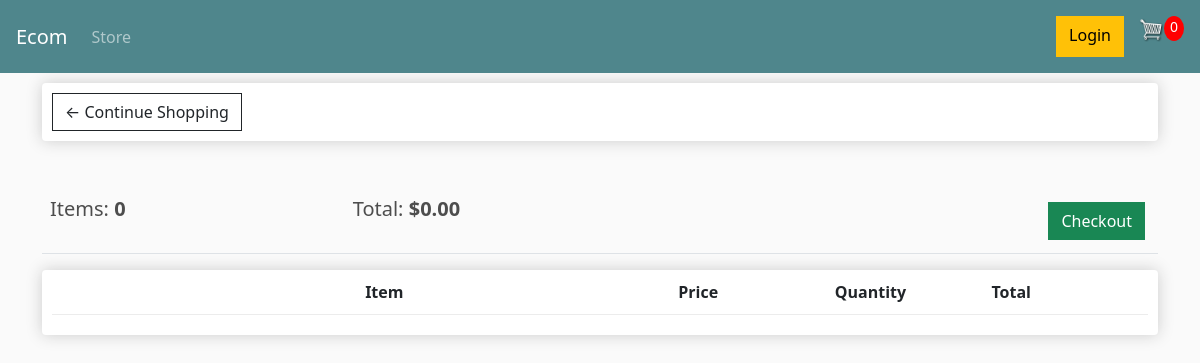
The app's page /cart/ (signed in), older data.
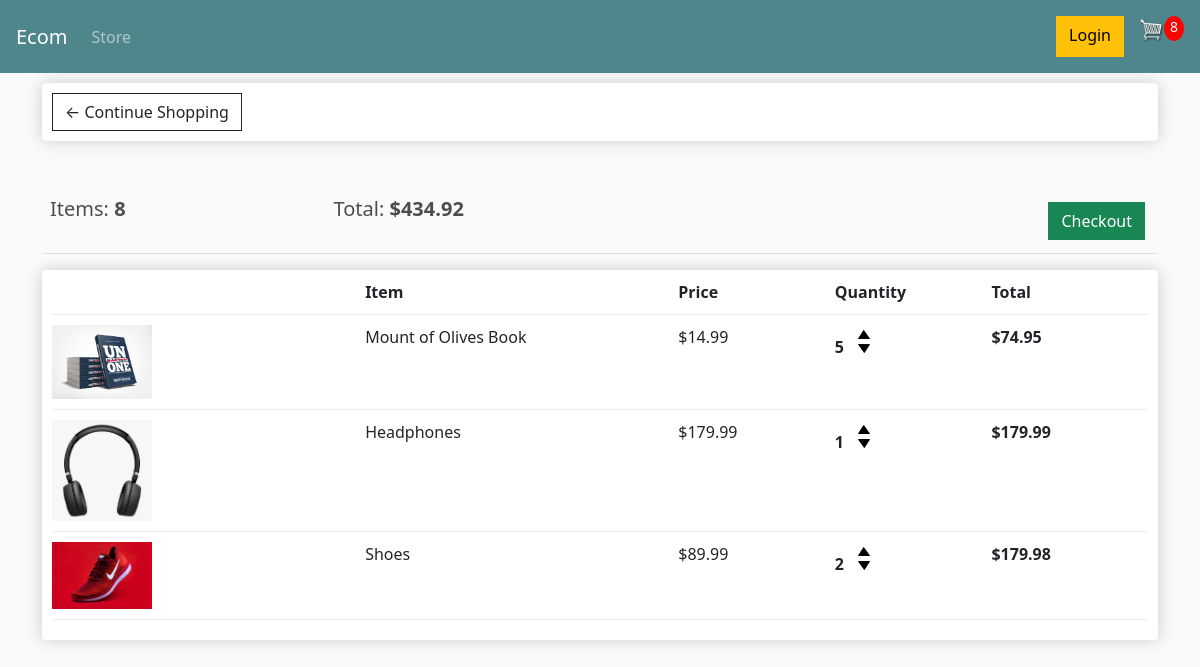
The same page, newer data.
### store/models.py (models this page shows, shortened)
class Order(models.Model):
    customer = models.ForeignKey(Customer, on_delete=models.SET_NULL, null=True, blank=True)
    date_ordered = models.DateTimeField(auto_now_add=True)
    complete=models.BooleanField(default=False)
    transaction_id=models.CharField(max_length=100,null=True)
    @property
    def get_cart_total(self):
        orderitems=self.orderitem_set.all()
        total= sum([item.get_total for item in orderitems])
        return total
    @property
    def get_cart_items(self):
        orderitems=self.orderitem_set.all()
        total=sum([item.quantity for item in orderitems])
        return total

class OrderItem(models.Model):
    product = models.ForeignKey(Product, on_delete=models.SET_NULL, null=True)
    order = models.ForeignKey(Order, on_delete=models.SET_NULL,null=True)
    quantity=models.IntegerField(default=0, null=True, blank=True)
    date_added=models.DateTimeField(auto_now_add=True)
    @property
    def get_total(self):
        total=self.product.price*self.quantity
        return total

class Product(models.Model):
    name = models.CharField(max_length=200)
    price = models.FloatField()
    digital=models.BooleanField(default=False,null=True,blank=True)
    image=models.ImageField(null=True, blank=True)
    @property
    def imageURL(self):
        try:
            url=self.image.url
        except:
            url=''
        return url

### store/views.py (the view)
# urls.py: path('cart/',views.cart,name="cart"),
def cart(request):
    data=cartData(request)
    cartItems=data['cartItems']
    order=data['order']
    items=data['items']
    context={'items': items, 'order': order, 'cartItems':cartItems}
    return render(request, 'store/cart.html',context)

### store/utils.py (called while the page is built)
def cartData(request):
    if request.user.is_authenticated:
        customer=request.user.customer
        order, created = Order.objects.get_or_create(customer=customer, complete=False)
        items = order.orderitem_set.all()
        cartItems=order.get_cart_items
    else:
        cookieData=cookieCart(request)
        cartItems=cookieData['cartItems']
        order=cookieData['order']
        items=cookieData['items']
    return {'cartItems': cartItems, 'order': order, 'items': items}

### store/templates/store/cart.html (shortened to what this page needs)
<!DOCTYPE html>
{% extends 'store/main.html' %}
{% load static %}
{% block content %}
<html lang="en">
<head>
</head>
<body>
    <div class="row">
        <div class="col-lg-12">
            <div class="box-element">
                <a class="btn btn-outline-dark" href="{% url 'store' %}">&#x2190; Continue Shopping</a>
            </div>
            <br>
            <br>
            <table class="table">
                <tr>
                    <th><h5>Items: <strong>{{ order.get_cart_items }}</strong></h5></th>
                    <th><h5>Total: <strong>${{order.get_cart_total|floatformat:2}}</strong></h5></th>
                    <th>
                        <a style="float: right; margin: 5px;" class="btn btn-success" href="{% url 'checkout' %}">Checkout</a>
                    </th>
                </tr>
            </table>
            <div class="box-element">
                <div class="cart-row">
                    <div style="flex: 2;"></div>
                    <div style="flex: 2;"><strong>Item</strong></div>
                    <div style="flex: 1;"><strong>Price</strong></div>
                    <div style="flex: 1;"><strong>Quantity</strong></div>
                    <div style="flex: 1;"><strong>Total</strong></div>
                </div>
                {% for item in items %}
                <div class="cart-row">
                    <div style="flex: 2;"><img class='row-image' src="{{ item.product.imageURL }}" alt=""></div>
                    <div style="flex: 2;">{{item.product.name}}</div>
                    <div style="flex: 1;">${{item.product.price|floatformat:2}}</div>
                    <div style="flex: 1;">
                        <div class="quantity">{{ item.quantity }}</div>
                        <div class="quantity">
                            <img data-product="{{item.product.id}}" data-action="add" class="chg-quantity update-cart" src="{% static 'images/arrow-up.png' %}" alt="">
                            <img data-product="{{item.product.id}}" data-action="remove" class="chg-quantity update-cart" src="{% static 'images/arrow-down.png' %}" alt="">
                        </div>
                    </div>
                    <div style="flex: 1;"><strong>${{item.get_total|floatformat:2}}</strong></div>
                </div>
                {% endfor %}
            </div>
        </div>
    </div>
</body>
{% endblock content %}

### store/templates/store/main.html (shortened to what this page needs)
<!DOCTYPE html>
{% load static %}
<html lang="en">
<head>
    <link href="https://cdn.jsdelivr.net/npm/bootstrap@5.1.3/dist/css/bootstrap.min.css" rel="stylesheet">
    <link rel="stylesheet" href="{% static 'css/main.css' %}">
</head>
<body>
        <nav class="navbar navbar-expand-lg navbar-dark bg-dark p-3">
            <a class="navbar-brand" href="{% url 'store' %}">Ecom</a>
            <div class="collapse navbar-collapse d-flex justify-content-between" id="navbarSupportedContent">
            <ul class="navbar-nav mr-auto">
                <li class="nav-item active">
                <a class="nav-link" href="{% url 'store' %}">Store </a>
                </li>
            </ul>
            <div class="form-inline my-2 my-lg-0 d-flex">
                    <a href="#"class="btn btn-warning">Login</a>
                    <a href="{% url 'cart' %}">
                        <img  id="cart-icon" src="{% static 'images/cart.png' %}">
                    </a>
                    <p id="cart-total">{{cartItems}}</p>
                </div>
            </div>
        </nav>
    <div class="container">
        {% block content %}
        {% endblock content %}
    </div>
</body>
</html>

### static/css/main.css (style rules this page uses)
body { background-color: hsl(0, 0%, 98%); }
h1,h2,h3,h4,h5,h6 { color:hsl(0, 0%, 30%); }
.box-element { box-shadow:hsl(0, 0%, 80%) 0 0 16px; background-color: #fff; border-radius: 4px; padding: 10px; }
.bg-dark { background-color: #4f868c!important; }
#cart-icon { width:25px; display: inline-block; margin-left: 15px; }
#cart-total { display: block; text-align: center; color:#fff; background-color: red; width: 20px; height: 25px; border-radius: 50%; font-size: 14px; }
.col-lg-4, .col-lg-6, .col-lg-8, .col-lg-12 { margin-top: 10px; }
.btn { border-radius: 0; }
.row-image { width: 100px; }
.cart-row { display: flex; align-items: flex-stretch; padding-bottom: 10px; margin-bottom: 10px; border-bottom: 1px solid #ececec; }
.quantity { display: inline-block; font-weight: 700; padding-right:10px; }
.chg-quantity { width: 12px; cursor: pointer; display: block; margin-top: 5px; transition:.1s; }

Row changes from the older to the newer data that the page shows:
no longer on this page (row edited): Order: get_cart_items "0", get_cart_total "0.00"
added Order: get_cart_items "8", get_cart_total "434.92"
added OrderItem: product.imageURL (picture), product.name "Mount of Olives Book", product.price "14.99", quantity "5", get_total "74.95"
added OrderItem: product.imageURL (picture), product.name "Headphones", product.price "179.99", quantity "1", get_total "179.99"
added OrderItem: product.imageURL (picture), product.name "Shoes", product.price "89.99", quantity "2", get_total "179.98"
Text that changed along with them:
{{ cartItems }}: "0" → "8"
